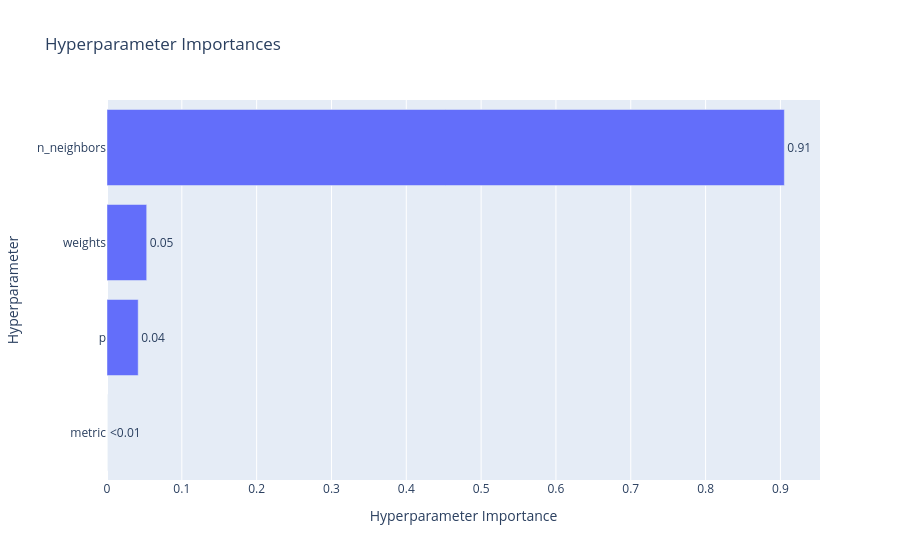

Write notebook code for a chart like this one.
### Code cell
optuna.visualization.plot_param_importances(study)

### Figure 1 — Plotly figure (JSON) as saved in the notebook; plotly's stock layout.template omitted (floating-point values rounded to 4 significant figures)
{"data": [{"cliponaxis": false, "hovertemplate": ["metric (CategoricalDistribution): 0.0<extra></extra>", "p (IntDistribution): 0.04168517994106129<extra></extra>", "weights (CategoricalDistribution): 0.05304955930755094<extra></extra>", "n_neighbors (IntDistribution): 0.9052652607513879<extra></extra>"], "name": "Objective Value", "orientation": "h", "text": ["<0.01", "0.04", "0.05", "0.91"], "textposition": "outside", "type": "bar", "x": [0, 0.04169, 0.05305, 0.9053], "y": ["metric", "p", "weights", "n_neighbors"]}], "layout": {"autosize": true, "title": {"text": "Hyperparameter Importances"}, "xaxis": {"autorange": true, "range": [0, 0.9529], "title": {"text": "Hyperparameter Importance"}, "type": "linear"}, "yaxis": {"autorange": true, "range": [-0.5, 3.5], "title": {"text": "Hyperparameter"}, "type": "category"}}}
